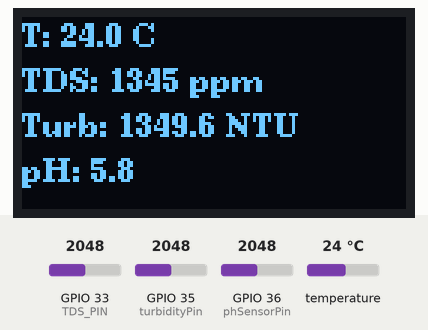
Recording of a sketch running on a simulated ESP32. Shown: 128×64 one-colour display. The test bench sets the inputs (shaded band); at power-on: temperature 24 °C, GPIO 33 (TDS_PIN) = 2048, GPIO 35 (turbidityPin) = 2048, GPIO 36 (phSensorPin) = 2048. WiFi joins after 1.5 s; servers stay silent unless stated; what the sketch prints to the serial monitor is not drawn.

Above: at 5.2 s.
5.3 s: temperature set to 12 °C
At 8.1 s:
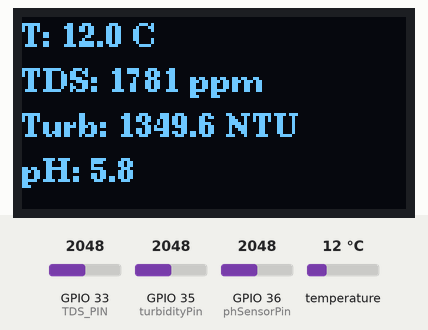
8.9 s: GPIO 33 (TDS_PIN) set to 2866
At 11.3 s:
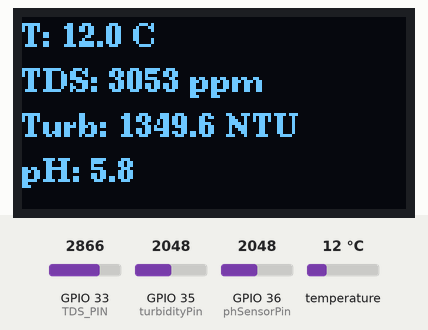
12.4 s: GPIO 35 (turbidityPin) set to 2866
At 14.4 s:
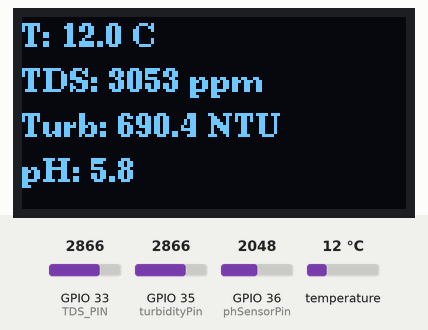
15.9 s: GPIO 36 (phSensorPin) set to 2866
At 19.4 s:
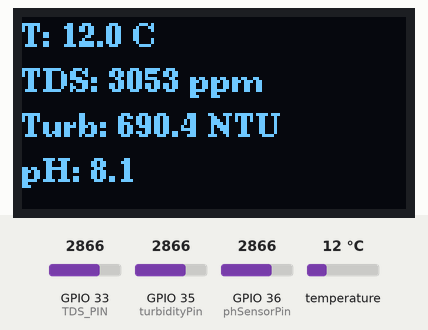
20.1 s: temperature set to 19 °C
At 22.5 s:
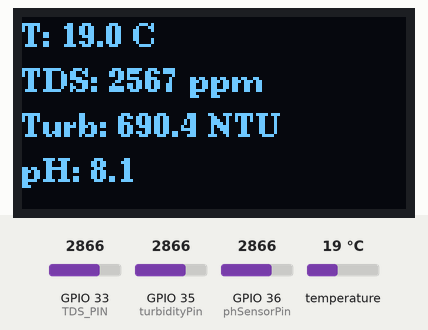
23.6 s: GPIO 33 (TDS_PIN) set to 3972
At 25.6 s:
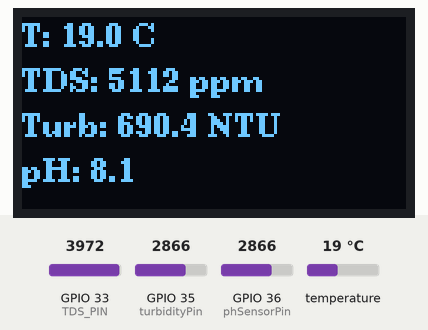
Timing chart, 0 to 27.1 s (numbered marks = the images above; inputs shaded):
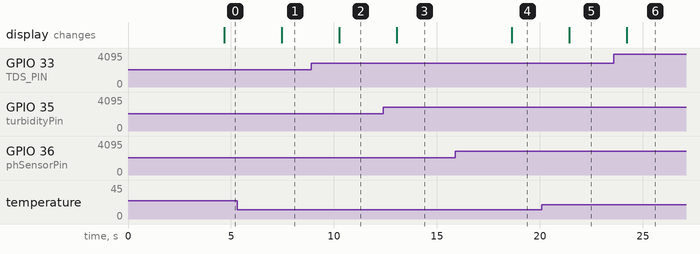

The sketch:

watertest05.ino
```cpp
#define BLYNK_TEMPLATE_ID "TMPL3qaz2fhjO"
#define BLYNK_TEMPLATE_NAME "IoT water quality meter"
#define BLYNK_AUTH_TOKEN "ZrEr1NvhAOqHIA5FEyOKq7seNm7vPWIb"

#include <WiFi.h>
#include <BlynkSimpleEsp32.h>
#include <OneWire.h>
#include <DallasTemperature.h>
#include <Wire.h>
#include <U8g2lib.h>

// WiFi credentials
const char* ssid = "Jishan";
const char* password = "91929394";

// Pin Definitions
const int TDS_PIN = 33;
const int ONE_WIRE_BUS = 15;
const int turbidityPin = 35;
const int phSensorPin = 36;

// Calibration parameters
float calibrationOffset = 0.0;

// Constants
const float VREF = 3.3;
const int ADC_RES = 4095;
const float CALIBRATION = 1.0;

// Create OneWire instance for DS18B20
OneWire oneWire(ONE_WIRE_BUS);
DallasTemperature sensors(&oneWire);

// Create OLED display object for SH1106 (I2C Address: 0x3C)
U8G2_SH1106_128X64_NONAME_F_HW_I2C u8g2(U8G2_R0, /* reset=*/ U8X8_PIN_NONE);

// Variables
float voltage, tdsValue;
float temperature = 25;
int sensorValue2 = 0;
float voltage2 = 0;
float turbidity = 0;
int sensorValue3 = 0;
float voltage3 = 0;
float pHValue = 0;

void setup() {
  Serial.begin(115200);

  // Start temperature sensor
  sensors.begin();

  // Initialize the OLED display
  u8g2.begin();
  u8g2.clearBuffer();
  u8g2.setFont(u8g2_font_ncenB08_tr);
  u8g2.drawStr(0, 10, "Water Quality");
  u8g2.drawStr(0, 22, "Monitoring...");
  u8g2.sendBuffer();
  delay(2000);

  // Connect to WiFi
  Serial.print("Connecting to WiFi...");
  WiFi.begin(ssid, password);
  while (WiFi.status() != WL_CONNECTED) {
    delay(500);
    Serial.print(".");
  }
  Serial.println("Connected to WiFi");

  // Connect to Blynk
  Blynk.begin(BLYNK_AUTH_TOKEN, ssid, password);
}

void loop() {
  // Run Blynk
  Blynk.run();

  // Read temperature from DS18B20 sensor
  sensors.requestTemperatures();
  temperature = sensors.getTempCByIndex(0);

  if (temperature == DEVICE_DISCONNECTED_C) {
    Serial.println("Error: Could not read temperature data");
  } else {
    Serial.print("Temperature: ");
    Serial.println(temperature);
  }

  // Read TDS sensor
  int sensorValue1 = analogRead(TDS_PIN);
  voltage = sensorValue1 * (VREF / ADC_RES);
  tdsValue = CALIBRATION * (133.42 * pow(voltage, 3) - 255.86 * pow(voltage, 2) + 857.39 * voltage);
  tdsValue = tdsValue / (1.0 + 0.02 * (temperature - 25));
  if (tdsValue < 0) tdsValue = 0;

  // Read Turbidity
  sensorValue2 = analogRead(turbidityPin);
  voltage2 = sensorValue2 * (VREF / ADC_RES);
  if (voltage2 < 2.5) {
    turbidity = 3000.0 - (1000.0 * voltage2);
  } else {
    turbidity = (sensorValue2 - 3000) / 1000;
  }

  // Read pH Sensor
  sensorValue3 = analogRead(phSensorPin);
  voltage3 = sensorValue3 * (VREF / ADC_RES);
  pHValue = 3.5 * voltage3 + calibrationOffset;

  // Print results to Serial Monitor
  Serial.print("TDS Value: "); Serial.print(tdsValue, 2); Serial.println(" ppm");
  Serial.print("Turbidity: "); Serial.print(turbidity, 2); Serial.println(" NTU");
  Serial.print("pH Value: "); Serial.print(pHValue, 2); Serial.println();
  Serial.print(sensorValue1, 2);

  // Send data to Blynk
  Blynk.virtualWrite(V0, temperature);
  Blynk.virtualWrite(V1, tdsValue);
  Blynk.virtualWrite(V2, turbidity);
  Blynk.virtualWrite(V3, pHValue);

  // Display the values on SH1106 OLED
  u8g2.clearBuffer();
  u8g2.setFont(u8g2_font_ncenB08_tr);
  u8g2.setCursor(0, 10); u8g2.print("T: "); u8g2.print(temperature, 1); u8g2.print(" C");
  u8g2.setCursor(0, 25); u8g2.print("TDS: "); u8g2.print(tdsValue, 0); u8g2.print(" ppm");
  u8g2.setCursor(0, 40); u8g2.print("Turb: "); u8g2.print(turbidity, 1); u8g2.print(" NTU");
  u8g2.setCursor(0, 55); u8g2.print("pH: "); u8g2.print(pHValue, 1);
  u8g2.sendBuffer();

  delay(2000);
}
```

Measured:
- after the input at 5.3 s, the display: changes after 2.2 s (image 1)
- after the input at 8.9 s, the display: changes after 1.4 s (image 2)
- after the input at 12.4 s, the display: changes after 0.65 s (image 3)
- after the input at 15.9 s, the display: changes after 2.7 s (image 4)
- after the input at 20.1 s, the display: changes after 1.3 s (image 5)
- after the input at 23.6 s, the display: changes after 0.63 s (image 6)
